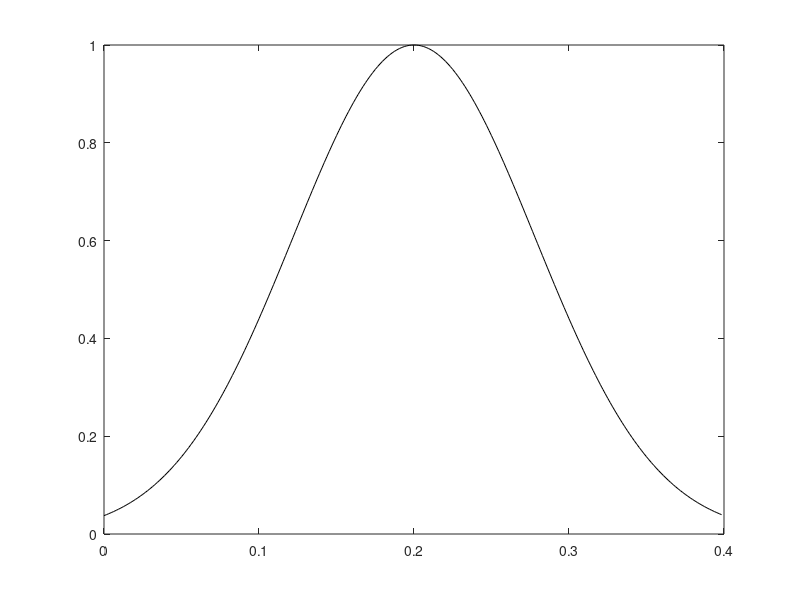

The MATLAB script that drew this image:
Seq=[1];

Ts=0.4e-9;         
num=2^8;
dt=Ts/num;        
fs=1/dt;
nt=Ts/2;
m=1;
CC=0;
FWHM=0.13e-9;
T0=FWHM/(2*sqrt(log(2)));
Number=length(Seq)*num;

t=zeros(1,Number);
Es=zeros(1,Number);

for k=1:1:Number
    t(k)=dt*(k-1);
    Es(k)=Seq(fix(t(k)/Ts)+1)*exp(-(1+i*CC)/2*((t(k)-(fix(t(k)/Ts)*Ts)-nt)/T0)^(2*m));
end
figure 
plot(t*1e9,Es/max(Es),'k')
